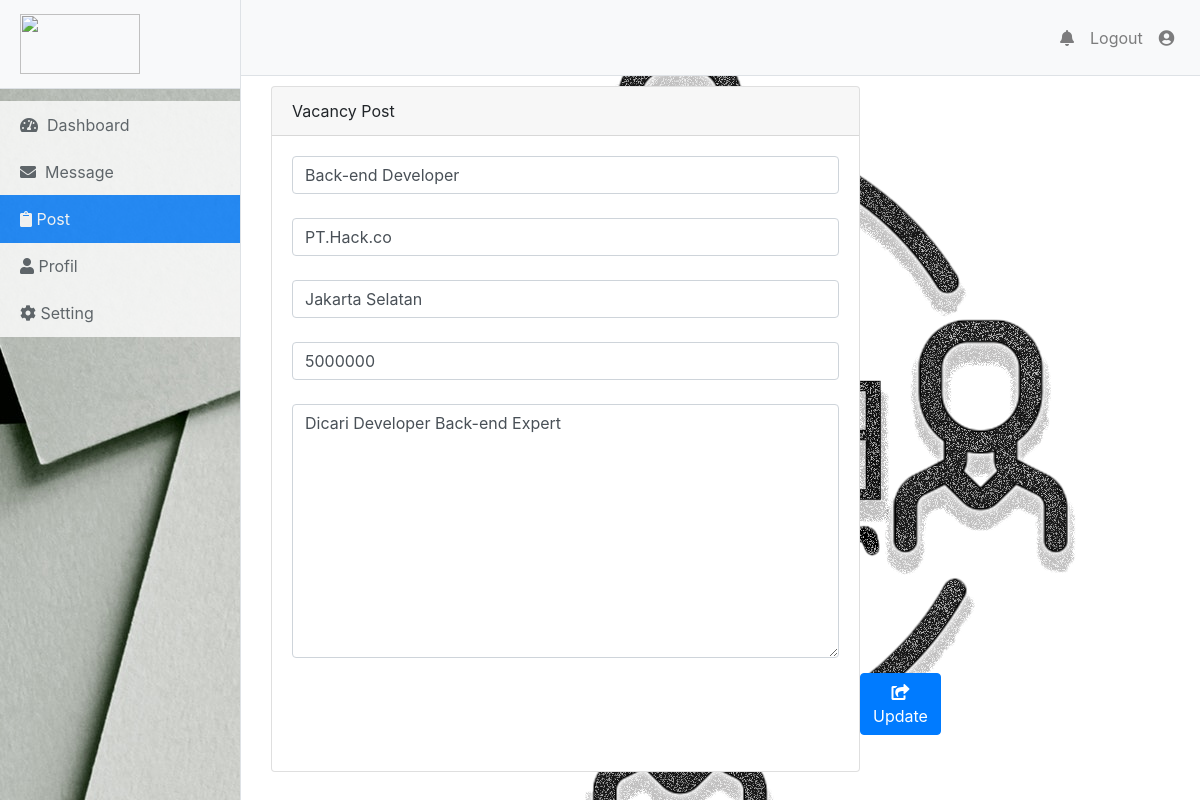
/post-edit.php?id=4, run on the app's committed database.
### tables this page shows
CREATE TABLE `post_vacancy` (
  `id` int(11) NOT NULL,
  `post_title` varchar(100) NOT NULL,
  `date` date NOT NULL,
  `company_name` varchar(100) NOT NULL,
  `location` varchar(100) NOT NULL,
  `map_lat` double NOT NULL,
  `map_long` double(10,0) NOT NULL,
  `gaji` int(12) NOT NULL,
  `post_content` text NOT NULL
);

### post-edit.php (the view, shortened to what this page needs)
<?php
  if (isset($_GET['id'])) {
    include('config.php');
    $id = $_GET['id'];
    $sql = "SELECT * FROM post_vacancy WHERE id = $id";
    $hasil = mysqli_query($conn,$sql);
    $data = mysqli_fetch_array($hasil);
  }else {
    echo "<script>
      document.location.href = 'post.php';
    </script>";
  }
?>
<!DOCTYPE html>
<html lang="en">
<head>
  <link href="assets/css/bootstrap.min.css" rel="stylesheet">
  <link rel="stylesheet" type="text/css" href="assets/css/styledashboard.css">
  <link rel="stylesheet" type="text/css" href="assets/css/stylepost.css">
  <link href="assets/css/simple-sidebar.css" rel="stylesheet">
  <link rel="stylesheet" href="/assets/fontawesome/css/all.css">
</head>
<body>
  <div class="d-flex" id="wrapper">
  <div class="border-right" id="sidebar-wrapper" style="background: url(assets/img/bg-dashboard-sidebar.jpg);">
    <a href="dashboard.php"><div class="sidebar-heading border-bottom bg-light"><img src="assets/img/logofindjobbacaan.png"></div></a>
      <div class="list-group list-group-flush" style="opacity: 0.8";>
        <a href="dashboard.php" class="list-group-item list-group-item-action "><i class="fas fa-tachometer-alt"></i>&nbsp; Dashboard</a>
        <a href="message.php" class="list-group-item list-group-item-action"><i class="fas fa-envelope"></i>&nbsp; Message</a>
        <a href="post.php" class="list-group-item list-group-item-action active"><i class="fas fa-clipboard"></i> Post</a>
        <a href="companyprofile.php" class="list-group-item list-group-item-action "><i class="fas fa-user"></i> Profil</a>
        <a href="reset_password.php" class="list-group-item list-group-item-action"><i class="fas fa-cog"></i> Setting</a>
      </div>
    </div>
    <div id="page-content-wrapper" class="content-dash" style="background-image: url(assets/img/logo-find-job-dash.png) !important;
  background-repeat: no-repeat;">
      <nav class="navbar navbar-expand-lg navbar-light bg-light border-bottom">
        <div class="collapse navbar-collapse" id="navbarSupportedContent">
          <ul class="navbar-nav ml-auto mt-2 mt-lg-0">
            <li class="nav-item">
              <a class="nav-link"href="#"><i class="fa fa-bell"></i></a>
            </li>
            <li class="nav-item">
              <a class="nav-link" onclick="showAlert()">Logout</a>
            </li>
            <li class="nav-item">
              <a class="user nav-link" href="#"><i class="fas fa-user-circle"></i></a>
            </li>
          </ul>
        </div>
      </nav>
      <div class="container-fluid">
        <div class="col-md-8" id="overview">
          <div class="card">
            <div class="card-header">Vacancy Post</div>
            <div class="card-body">
              <form action="proses_post_update.php" method="post">
                    <div class="form form-group">
                        <input type="text" class="form-control"  name="title" placeholder="Title Post" autocomplete="off" value="<?= $data['post_title'] ?>"><br>
                        <input type="text" class="form-control" name="company" placeholder="Company Name" autocomplete="off" value="<?= $data['company_name'] ?>"><br>
                        <input type="text" class="form-control" name="location" placeholder="Location" autocomplete="off" value="<?= $data['location'] ?>"><br>
                        <input type="text" class="form-control" name="gaji" placeholder="Rp..." autocomplete="off" value="<?= $data['gaji'] ?>"><br>
                        <textarea name="content" id="content" cols="30" rows="10" class="form-control" placeholder="Write Something...."><?= $data['post_content'] ?></textarea>
                        <button type="submit" class="btn btn-primary" name="update" id="post"><i class="fa fa-share-square"></i> Update</button><br>
                    </div>
                </form>
            </div>
          </div>
        </div>
      </div>
    </div>
  </div>
</body>
</html>

### assets/css/styledashboard.css (style rules this page uses)
.navbar { padding: 1.85%; }
.sidebar-heading img { width:120px; height: 60px; }
#sidebar-wrapper { background: url(assets/img/bg-dashboard-sidebar.jpg); }
#sidebar-wrapper .list-group { margin-top: 5% !important; }
#sidebar-wrapper .list-group-item { border: none!important; }
#overview { margin-top: 10px; }

### assets/css/stylepost.css (style rules this page uses)
#post { margin-top: 15px; margin-left: 568px; }

### assets/css/simple-sidebar.css (style rules this page uses)
body { overflow-x: hidden; }
#sidebar-wrapper { min-height: 100vh; margin-left: -15rem; -webkit-transition: margin .25s ease-out; -moz-transition: margin .25s ease-out; -o-transition: margin .25s ease-out; transition: margin .25s ease-out; }
#sidebar-wrapper .sidebar-heading { padding: 0.875rem 1.25rem; font-size: 1.2rem; }
#sidebar-wrapper .list-group { width: 15rem; background-color: rgb(198, 198, 198,0.5) !important; }
#page-content-wrapper { min-width: 100vw; background-image: url(assets/img/logo-find-job-dash.png) !important; background-repeat: no-repeat; }
@media (min-width: 768px) { #sidebar-wrapper { margin-left: 0; } }
@media (min-width: 768px) { #page-content-wrapper { min-width: 0; width: 100%; } }

### data on the page
post_vacancy: title "Back-end Developer", company "PT.Hack.co", location "Jakarta Selatan", gaji "5000000", content "Dicari Developer Back-end Expert"
